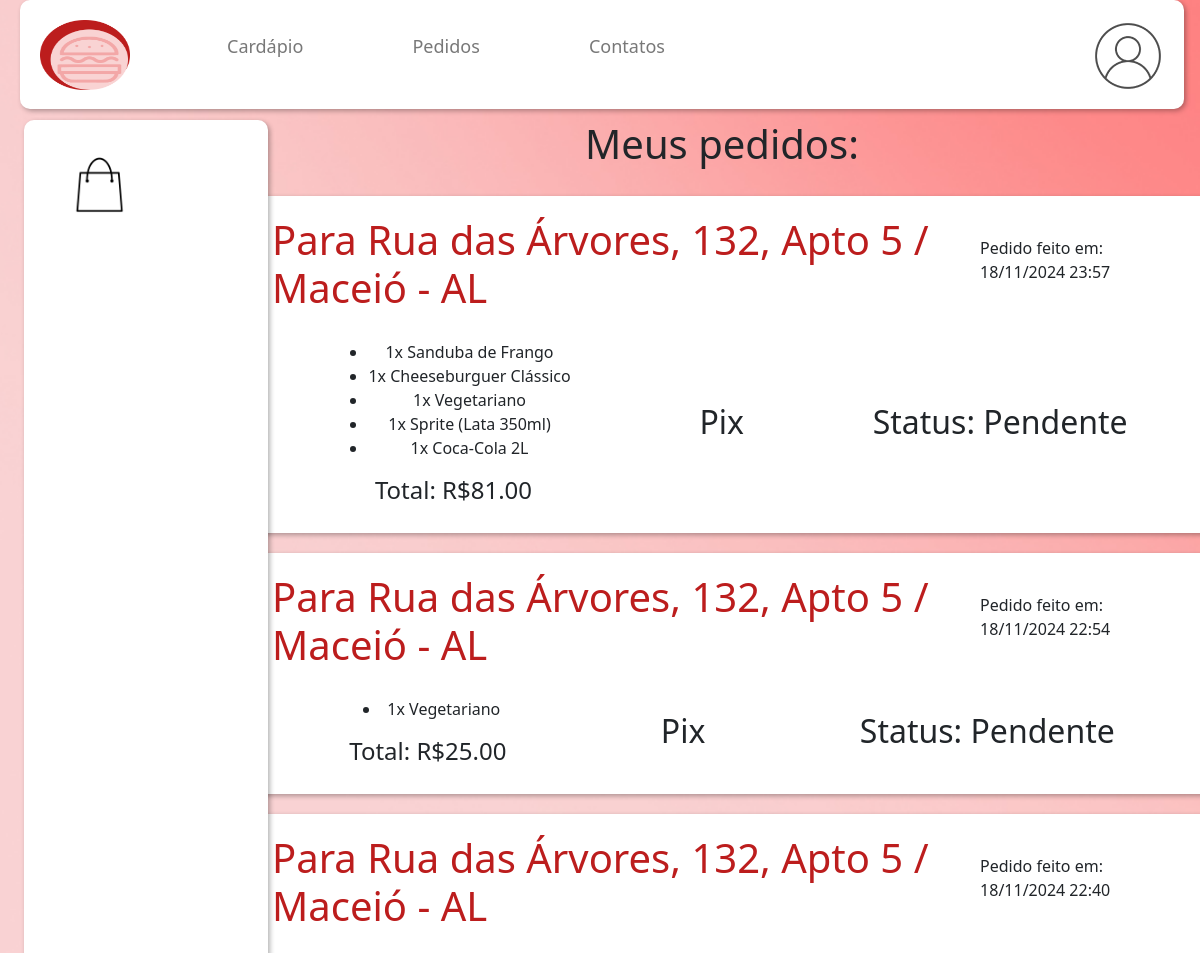
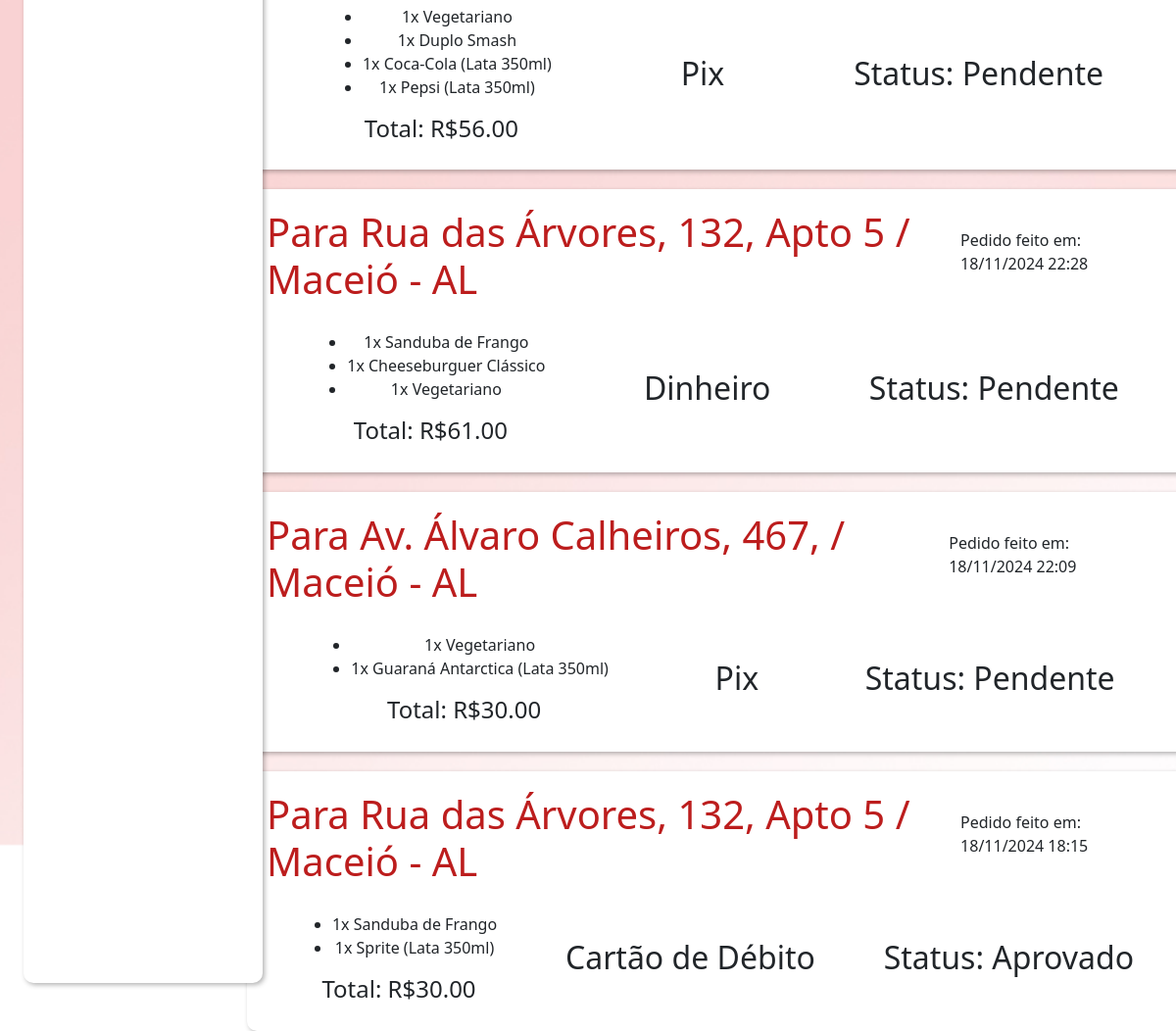
The page /pedidos/ (signed in) on the database its author committed (2 pictures, top to bottom).
### app/models.py (models this page shows, shortened)
class Pedido(models.Model):
    STATUS_CHOICES = [
        ('pendente', 'Pendente'),
        ('aprovado', 'Aprovado'),
        ('enviado', 'Enviado'),
        ('concluido', 'Concluído'),
        ('cancelado', 'Cancelado'),
    ]
    user = models.ForeignKey(User, on_delete=models.CASCADE)
    endereco = models.ForeignKey(Endereco, on_delete=models.SET_NULL, null=True)
    forma_pagamento = models.CharField(max_length=20, choices=[
        ('pix', 'Pix'),
        ('credito', 'Cartão de Crédito'),
        ('debito', 'Cartão de Débito'),
        ('dinheiro', 'Dinheiro'),
    ])
    status = models.CharField(max_length=20, choices=STATUS_CHOICES, default='pendente')
    total = models.DecimalField(max_digits=10, decimal_places=2)
    criado_em = models.DateTimeField(auto_now_add=True)

class Endereco(models.Model):
    user = models.ForeignKey(User, on_delete=models.CASCADE, related_name="enderecos")
    rua = models.CharField(max_length=500)
    numero = models.CharField(max_length=100)
    cidade = models.CharField(max_length=100)
    estado = models.CharField(max_length=100)
    complemento = models.CharField(max_length=500)
    cep = models.CharField(max_length=20)
    criado_em = models.DateTimeField(auto_now_add=True)
    def __str__(self):
        return f"{self.rua}, {self.numero}, {self.complemento} / {self.cidade} - {self.estado}"

class ItemPedido(models.Model):
    pedido = models.ForeignKey(Pedido, on_delete=models.CASCADE, related_name='itens')
    produto = models.ForeignKey(Produto, on_delete=models.CASCADE)
    quantidade = models.PositiveIntegerField(default=1)
    preco = models.DecimalField(max_digits=10, decimal_places=2)
    def __str__(self):
        return f"{self.quantidade}x {self.produto.nome}"

class Produto(models.Model):
    nome = models.CharField(max_length=100)
    preco = models.FloatField()
    descricao = models.TextField()
    categoria = models.ForeignKey(Categoria, on_delete=models.DO_NOTHING)
    imagem = models.ImageField(null=True, blank=True, upload_to="images/")

### app/views.py (the view)
# urls.py: path('pedidos/', pedidos, name='pedidos'),
def pedidos(request):
    pedidos = Pedido.objects.filter(user=request.user).order_by('-criado_em')  # Mais recentes primeiro
    return render(request, 'dashboard/pedidos.html', {'pedidos': pedidos})

### app/templates/dashboard/pedidos.html
{% extends 'dashboard/dashboard_main.html' %}
{% block sidebar %}
{% if request.user.is_authenticated %}
            <nav class="sidebar-nav">
                <a href="/sacola">
                    <img src="..\..\static\sacola.png" class="sacola">
                </a>
            </nav>
        {% endif %}
{% endblock %}
{% block content %}
{% if request.user.is_authenticated %}
<h1>Meus pedidos: </h1>
{% for pedido in pedidos %}
<div id="sacola-info" class="profile">
    <div style="display: flex; gap: 50px; align-items: 50%;">
        <h1 class="titulo">Para {{pedido.endereco}}</h1>
        <div style="margin-left: auto; margin-top: 20px; margin-right: 20px;">Pedido feito em: {{ pedido.criado_em|date:"d/m/Y H:i" }}</div>
    </div>
    <div style="display: flex; justify-content: space-around; margin-top: 20px; align-items: center;">
        <div class="text-center">
            <ul>
                {% for item in pedido.itens.all %}
                <li>{{item}}</li>
                {% endfor %}
            </ul>
            <h4>Total: R${{pedido.total}}</h4>
        </div>
        <h2>
            {{pedido.get_forma_pagamento_display}}
        </h2>
        <h2>
            Status: {{pedido.get_status_display}}
        </h2>
    </div>
</div>
{% endfor %}
{% else %}
Você não tem acesso a essa página! Faça login: <br>
<a class="btn btn-dark mt-4 mt-4" href="/">Voltar</a>
{% endif %}
{% endblock %}

### app/static/css/style.css (style rules this page uses)
html { scroll-behavior: smooth; }
.titulo { color: #BC1D1D; }
.background { background: #f0f0f0 url('../background_dashboard.jpg') no-repeat fixed center; background-size: cover; }
.button-container,.top-container,.sidebar,.content-bar,.profile { background-color: white; box-shadow: 2px 2px 5px rgba(0, 0, 0, 0.3); padding: 20px; border-radius: 10px; margin-left: 20px; }
.sidebar-nav a { color: #787878; text-decoration: none; padding: 10px 20px; display: block; font-size: 18px; }
.sacola { height: 72px; width: 72px; justify-self: flex-end; margin-top: auto; }
.profile { width: 80vw; }

### rows shown on the page
Pedido: endereco "Rua das Árvores, 132, Apto 5 / Maceió - AL", criado_em "18/11/2024 23:57", total "81.00", forma_pagamento "Pix", status "Pendente"
ItemPedido: quantidade+produto "1x Sanduba de Frango"
ItemPedido: quantidade+produto "1x Cheeseburguer Clássico"
ItemPedido: quantidade+produto "1x Vegetariano"
ItemPedido: quantidade+produto "1x Sprite (Lata 350ml)"
ItemPedido: quantidade+produto "1x Coca-Cola 2L"
Pedido: endereco "Rua das Árvores, 132, Apto 5 / Maceió - AL", criado_em "18/11/2024 22:54", total "25.00", forma_pagamento "Pix", status "Pendente"
ItemPedido: quantidade+produto "1x Vegetariano"
Pedido: endereco "Rua das Árvores, 132, Apto 5 / Maceió - AL", criado_em "18/11/2024 22:40", total "56.00", forma_pagamento "Pix", status "Pendente"
ItemPedido: quantidade+produto "1x Vegetariano"
ItemPedido: quantidade+produto "1x Duplo Smash"
ItemPedido: quantidade+produto "1x Coca-Cola (Lata 350ml)"
ItemPedido: quantidade+produto "1x Pepsi (Lata 350ml)"
Pedido: endereco "Rua das Árvores, 132, Apto 5 / Maceió - AL", criado_em "18/11/2024 22:28", total "61.00", forma_pagamento "Dinheiro", status "Pendente"
ItemPedido: quantidade+produto "1x Sanduba de Frango"
ItemPedido: quantidade+produto "1x Cheeseburguer Clássico"
ItemPedido: quantidade+produto "1x Vegetariano"
Pedido: endereco "Av. Álvaro Calheiros, 467, / Maceió - AL", criado_em "18/11/2024 22:09", total "30.00", forma_pagamento "Pix", status "Pendente"
ItemPedido: quantidade+produto "1x Vegetariano"
ItemPedido: quantidade+produto "1x Guaraná Antarctica (Lata 350ml)"
Pedido: endereco "Rua das Árvores, 132, Apto 5 / Maceió - AL", criado_em "18/11/2024 18:15", total "30.00", forma_pagamento "Cartão de Débito", status "Aprovado"
ItemPedido: quantidade+produto "1x Sanduba de Frango"
ItemPedido: quantidade+produto "1x Sprite (Lata 350ml)"
